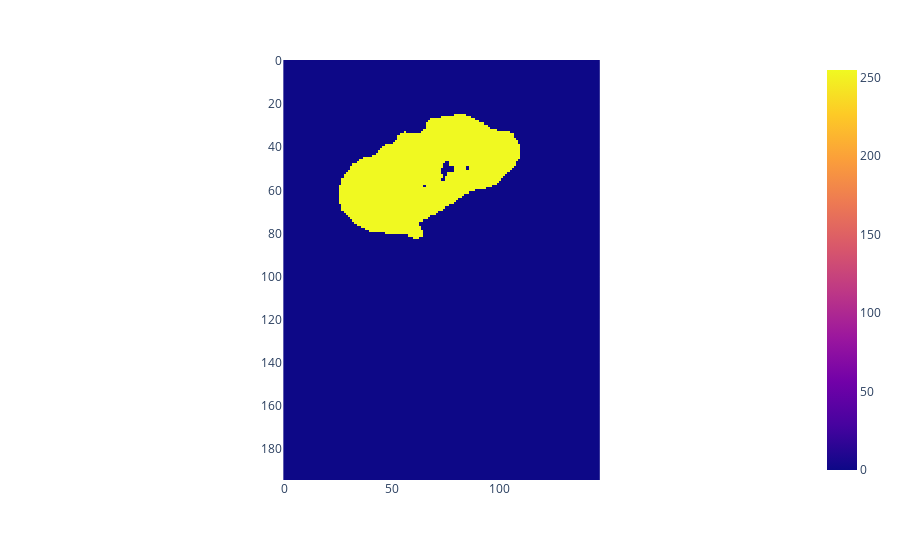

Here is the notebook cell this chart was saved with:
### Code cell
px.imshow(max_left_seg)

### Figure 1 — Plotly figure (JSON) as saved in the notebook; plotly's stock layout.template omitted (floating-point values rounded to 4 significant figures; data arrays with more than 128 entries replaced by an {"elided": "..."} marker saying what was removed)
{"data": [{"coloraxis": "coloraxis", "hovertemplate": "x: %{x}<br>y: %{y}<br>color: %{z}<extra></extra>", "name": "0", "type": "heatmap", "xaxis": "x", "yaxis": "y", "z": {"elided": "195x147 int values"}}], "layout": {"coloraxis": {"colorscale": [[0, "#0d0887"], [0.1111, "#46039f"], [0.2222, "#7201a8"], [0.3333, "#9c179e"], [0.4444, "#bd3786"], [0.5556, "#d8576b"], [0.6667, "#ed7953"], [0.7778, "#fb9f3a"], [0.8889, "#fdca26"], [1, "#f0f921"]]}, "margin": {"t": 60}, "xaxis": {"anchor": "y", "constrain": "domain", "domain": [0, 1], "scaleanchor": "y"}, "yaxis": {"anchor": "x", "autorange": "reversed", "constrain": "domain", "domain": [0, 1]}}}
